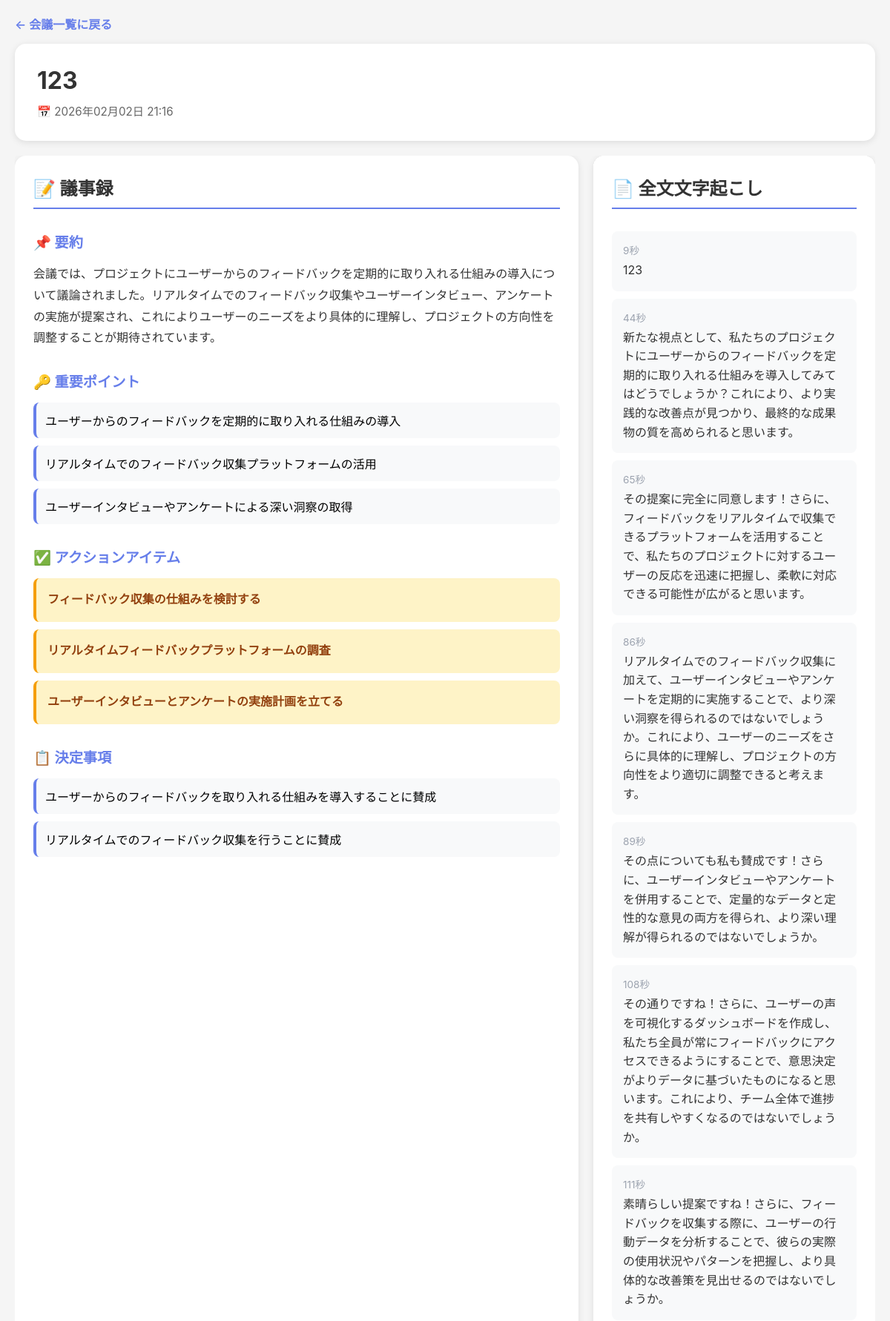
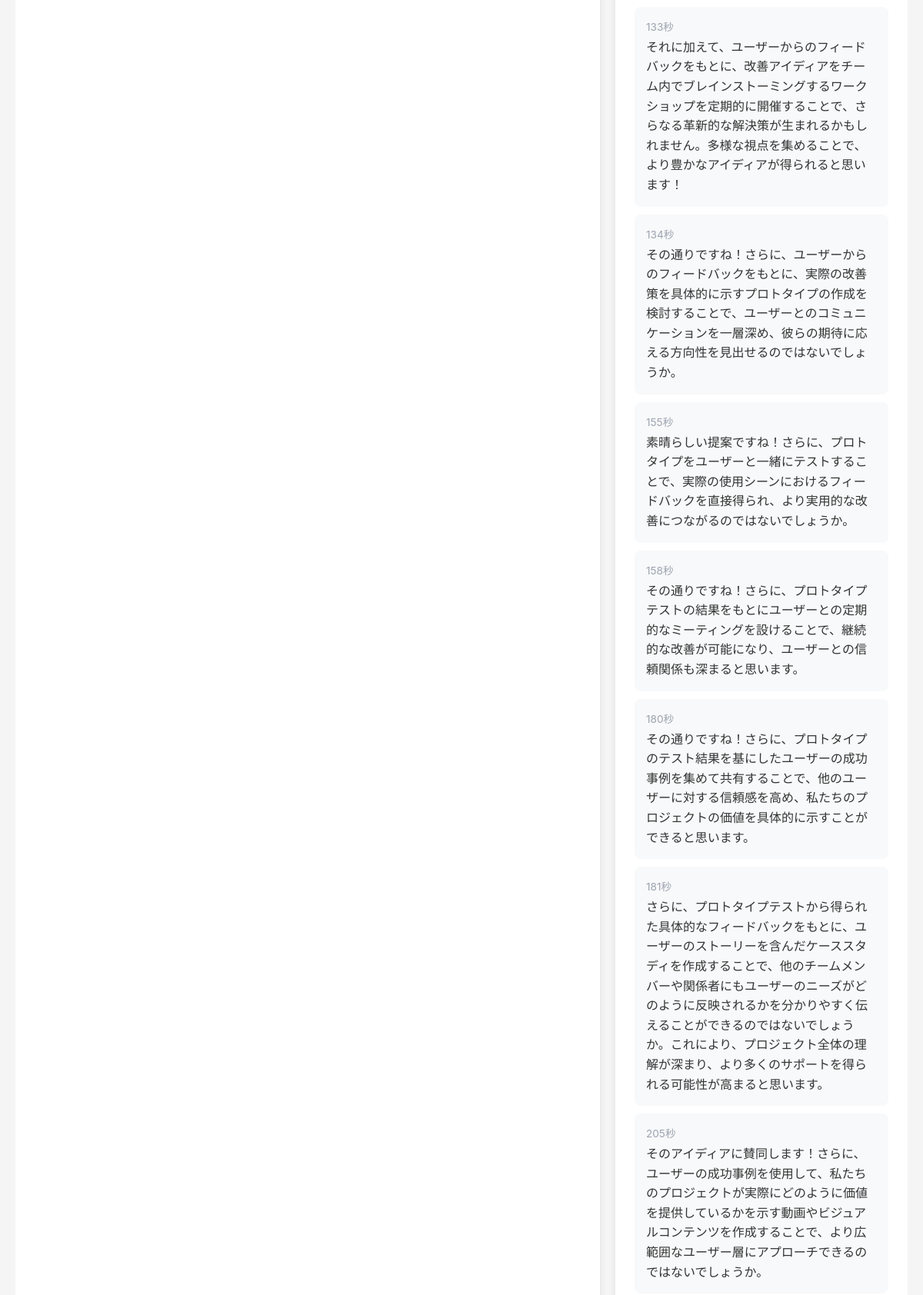
The page /meeting/102/detail/ (upper part) on the database its author committed (2 pictures, top to bottom).
### minutes/models.py (models this page shows, shortened)
class Meeting(models.Model):
    title = models.CharField(max_length=200)
    created_at = models.DateTimeField(auto_now_add=True)
    created_by = models.ForeignKey(User, on_delete=models.CASCADE, null=True, blank=True)
    duration_seconds = models.IntegerField(default=0)
    status = models.CharField(
        max_length=20,
        choices=[
            ('recording', '録音中'),
            ('processing', '処理中'),
            ('completed', '完了'),
        ],
        default='recording'
    )
    current_phase = models.CharField(
        max_length=20,
        choices=[
            ('introduction', '導入'),
            ('sharing', '共有'),
            ('discussion', '議論'),
            ('summary', 'まとめ'),
        ],
        default='introduction'
    )
    start_time = models.DateTimeField(null=True, blank=True)
    use_facilitator = models.BooleanField(default=False, help_text='AIファシリテーター機能を有効にする')
    use_timekeeper = models.BooleanField(default=True, help_text='タイムキーパー機能を有効にする')
    is_ended = models.BooleanField(default=False, help_text='会議が終了したかどうか')
    include_ai_in_summary = models.BooleanField(default=True, help_text='要約にAIの発言を含めるかどうか')
    class Meta:
        ordering = ['-created_at']

class MinuteSummary(models.Model):
    meeting = models.OneToOneField(Meeting, on_delete=models.CASCADE, related_name='summary')
    full_transcript = models.TextField()
    summary = models.TextField()
    key_points = models.JSONField(default=list)  # ["ポイント1", "ポイント2", ...]
    action_items = models.JSONField(default=list)  # [{"task": "タスク", "assignee": "担当者"}, ...]
    decisions = models.JSONField(default=list)  # ["決定事項1", "決定事項2", ...]
    created_at = models.DateTimeField(auto_now_add=True)

class Transcript(models.Model):
    meeting = models.ForeignKey(Meeting, on_delete=models.CASCADE, related_name='transcripts')
    timestamp = models.FloatField()  # 会議開始からの秒数
    speaker = models.CharField(max_length=100, blank=True)
    text = models.TextField()
    created_at = models.DateTimeField(auto_now_add=True)
    class Meta:
        ordering = ['timestamp']
        indexes = [
            models.Index(fields=['meeting', 'timestamp']),
        ]

### minutes/views.py (the view)
# urls.py: path('meeting/<int:meeting_id>/detail/', views.meeting_detail, name='meeting_detail'),
def meeting_detail(request, meeting_id):
    meeting = get_object_or_404(Meeting, id=meeting_id)
    try:
        summary = meeting.summary
    except MinuteSummary.DoesNotExist:
        summary = None
    from django.db.models import Prefetch
    transcripts = meeting.transcripts.prefetch_related('stamps').order_by('timestamp')
    return render(request, 'minutes/detail.html', {
        'meeting': meeting,
        'summary': summary,
        'transcripts': transcripts
    })

### templates/minutes/detail.html (shortened to what this page needs)
<!DOCTYPE html>
<html lang="ja">
<head>
</head>
<body>
    <div class="container">
        <a href="/" class="back-link">← 会議一覧に戻る</a>
        <div class="header">
            <h1>{{ meeting.title }}</h1>
            <div class="header-meta">
                📅 {{ meeting.created_at|date:"Y年m月d日 H:i" }}
            </div>
        </div>
        <div class="content-grid">
            <div class="panel">
                <h2>📝 議事録</h2>
                <div class="panel-content">
                    {% if summary %}
                        <div class="summary-section">
                            <h3>📌 要約</h3>
                            <p class="summary-text">{{ summary.summary }}</p>
                        </div>
                        {% if summary.key_points %}
                        <div class="summary-section">
                            <h3>🔑 重要ポイント</h3>
                            <ul class="key-points">
                                {% for point in summary.key_points %}
                                <li>{{ point }}</li>
                                {% endfor %}
                            </ul>
                        </div>
                        {% endif %}
                        {% if summary.action_items %}
                        <div class="summary-section">
                            <h3>✅ アクションアイテム</h3>
                            {% for item in summary.action_items %}
                            <div class="action-item">
                                <strong>{{ item.task }}</strong>
                            </div>
                            {% endfor %}
                        </div>
                        {% endif %}
                        {% if summary.decisions %}
                        <div class="summary-section">
                            <h3>📋 決定事項</h3>
                            <ul class="key-points">
                                {% for decision in summary.decisions %}
                                <li>{{ decision }}</li>
                                {% endfor %}
                            </ul>
                        </div>
                        {% endif %}
                    {% else %}
                        <div class="no-data">
                            <p>まだ議事録が生成されていません。<br>録音を完了すると自動で生成されます。</p>
                        </div>
                    {% endif %}
                </div>
            </div>
            <div class="panel">
                <h2>📄 全文文字起こし</h2>
                <div class="panel-content">
                    {% if transcripts %}
                        {% for transcript in transcripts %}
                        <div class="transcript-item">
                            <div class="transcript-time">
                                {{ transcript.timestamp|floatformat:0 }}秒
                            </div>
                            <div class="transcript-text">
                                {{ transcript.text }}
                            </div>
                        </div>
                        {% endfor %}
                    {% else %}
                        <div class="no-data">
                            <p>文字起こしがありません</p>
                        </div>
                    {% endif %}
                </div>
            </div>
        </div>
    </div>
</body>
</html>

### templates/minutes/detail.html (style rules this page uses)
* { margin: 0; padding: 0; box-sizing: border-box; }
body { font-family: -apple-system, BlinkMacSystemFont, 'Segoe UI', sans-serif; background: #f5f5f5; padding: 20px; height: 100vh; overflow: hidden; }
.container { max-width: 1200px; margin: 0 auto; height: 100%; display: flex; flex-direction: column; }
.header { background: white; padding: 30px; border-radius: 15px; box-shadow: 0 2px 10px rgba(0,0,0,0.1); margin-bottom: 20px; flex-shrink: 0; }
.header h1 { color: #333; margin-bottom: 10px; }
.header-meta { color: #666; font-size: 0.95em; }
.back-link { display: inline-block; color: #667eea; text-decoration: none; margin-bottom: 15px; font-weight: 600; flex-shrink: 0; }
.content-grid { display: grid; grid-template-columns: 2fr 1fr; gap: 20px; flex: 1; min-height: 0; overflow: hidden; }
.panel { background: white; padding: 25px; border-radius: 15px; box-shadow: 0 2px 10px rgba(0,0,0,0.1); overflow-y: auto; height: 100%; }
.panel h2 { color: #333; margin-bottom: 20px; font-size: 1.5em; border-bottom: 2px solid #667eea; padding-bottom: 10px; position: sticky; top: -25px; background: white; z-index: 10; margin-top: -25px; padding-top: 25px; }
.panel-content { padding-top: 10px; }
.summary-section { margin-bottom: 30px; }
.summary-section h3 { color: #667eea; margin-bottom: 15px; font-size: 1.2em; }
.summary-text { line-height: 1.8; color: #333; }
.key-points { list-style: none; }
.key-points li { padding: 12px; background: #f8f9fa; margin-bottom: 10px; border-radius: 8px; border-left: 4px solid #667eea; }
.action-item { background: #fef3c7; padding: 15px; border-radius: 8px; margin-bottom: 10px; border-left: 4px solid #f59e0b; }
.action-item strong { color: #92400e; display: block; margin-bottom: 5px; }
.transcript-item { padding: 15px; background: #f8f9fa; border-radius: 8px; margin-bottom: 10px; }
.transcript-time { color: #9ca3af; font-size: 0.85em; margin-bottom: 5px; }
.transcript-text { color: #333; line-height: 1.6; }

### rows shown on the page
Meeting: title "123", created_at "2026年02月02日 21:16"
MinuteSummary: summary "会議では、プロジェクトにユーザーからのフィードバックを定期的に取り入れる仕組みの導入について議論されました。リアルタイムでのフィードバック収集やユーザーインタビュー、アンケートの実施が提案され、これによりユーザーのニーズをより具体的に理解し、プロジェクトの方向性を調整することが期待されています。"

### other values the page prints
{{ point }} "ユーザーからのフィードバックを定期的に取り入れる仕組みの導入" "リアルタイムでのフィードバック収集プラットフォームの活用" "ユーザーインタビューやアンケートによる深い洞察の取得"
{{ item.task }} "フィードバック収集の仕組みを検討する" "リアルタイムフィードバックプラットフォームの調査" "ユーザーインタビューとアンケートの実施計画を立てる"
{{ decision }} "ユーザーからのフィードバックを取り入れる仕組みを導入することに賛成" "リアルタイムでのフィードバック収集を行うことに賛成"
